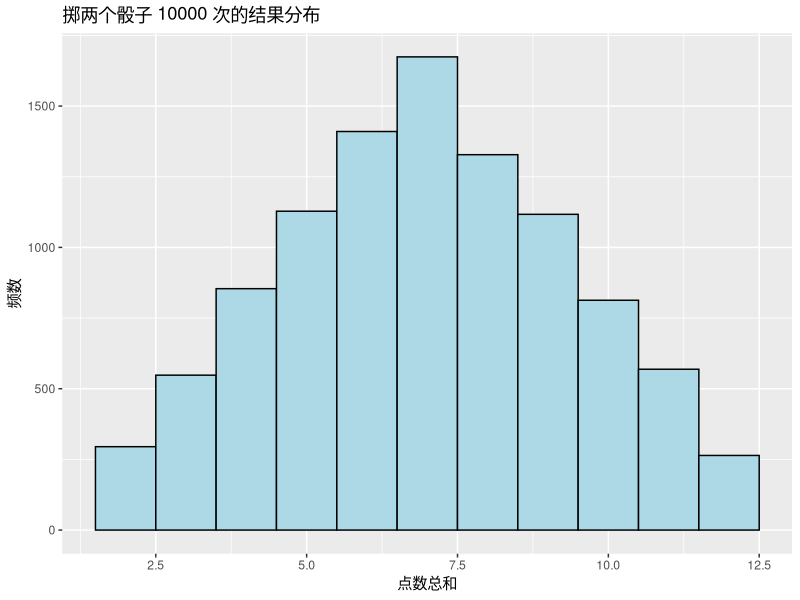
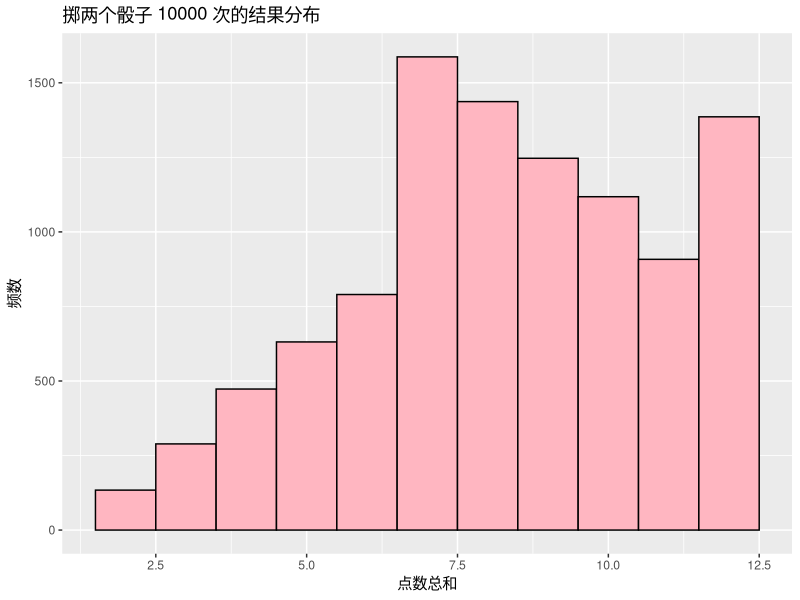

Here is the R script that generated these plots, in order:
roll <- function(){
  die <- 1:6
  dice <-sample(die,size = 2,replace = TRUE)
  sum(dice)
}
rolls <- replicate(10000,roll())
rolls<- as.data.frame(rolls)
library(ggplot2)
ggplot(rolls, aes(x = rolls)) +
  geom_histogram(binwidth = 1, color = "black", fill = "lightblue") +
  labs(title = "掷两个骰子 10000 次的结果分布",
       x = "点数总和",
       y = "频数")


roll3 <- function() {
  die <- 1:6
  prob <- c(rep(1/8, 5), 3/8)
  dice <- sample(die, size = 2, replace = TRUE, prob = prob)
  sum(dice)
}
roll3s <- replicate(10000,roll3())
roll3s<- as.data.frame(roll3s)
ggplot(roll3s, aes(x = roll3s)) +
  geom_histogram(binwidth = 1, color = "black", fill = "lightpink") +
  labs(title = "掷两个骰子 10000 次的结果分布",
       x = "点数总和",
       y = "频数")
